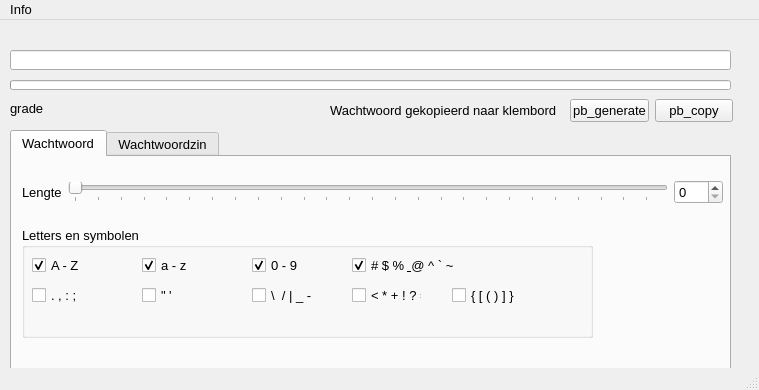
<?xml version="1.0" encoding="UTF-8"?>
<ui version="4.0">
 <class>MainWindow</class>
 <widget class="QMainWindow" name="MainWindow">
  <property name="geometry">
   <rect>
    <x>0</x>
    <y>0</y>
    <width>759</width>
    <height>390</height>
   </rect>
  </property>
  <property name="font">
   <font>
    <pointsize>10</pointsize>
   </font>
  </property>
  <property name="windowTitle">
   <string>MainWindow</string>
  </property>
  <widget class="QWidget" name="centralwidget">
   <widget class="QTabWidget" name="tabWidget">
    <property name="geometry">
     <rect>
      <x>10</x>
      <y>110</y>
      <width>721</width>
      <height>241</height>
     </rect>
    </property>
    <property name="font">
     <font>
      <pointsize>10</pointsize>
     </font>
    </property>
    <property name="currentIndex">
     <number>0</number>
    </property>
    <widget class="QWidget" name="tab_password">
     <attribute name="title">
      <string>Wachtwoord</string>
     </attribute>
     <widget class="QGroupBox" name="groupBox">
      <property name="geometry">
       <rect>
        <x>10</x>
        <y>70</y>
        <width>571</width>
        <height>111</height>
       </rect>
      </property>
      <property name="font">
       <font>
        <pointsize>10</pointsize>
       </font>
      </property>
      <property name="title">
       <string>Letters en symbolen</string>
      </property>
      <widget class="QCheckBox" name="check_symbols6">
       <property name="geometry">
        <rect>
         <x>430</x>
         <y>60</y>
         <width>70</width>
         <height>17</height>
        </rect>
       </property>
       <property name="statusTip">
        <string>ALT + 9</string>
       </property>
       <property name="text">
        <string>{ [ ( ) ] }</string>
       </property>
       <property name="shortcut">
        <string>Alt+9</string>
       </property>
      </widget>
      <widget class="QCheckBox" name="check_symbols5">
       <property name="geometry">
        <rect>
         <x>330</x>
         <y>60</y>
         <width>70</width>
         <height>17</height>
        </rect>
       </property>
       <property name="statusTip">
        <string>ALT + 8</string>
       </property>
       <property name="text">
        <string>&lt; * + ! ? =</string>
       </property>
       <property name="shortcut">
        <string>Alt+8</string>
       </property>
      </widget>
      <widget class="QCheckBox" name="check_numbers">
       <property name="geometry">
        <rect>
         <x>230</x>
         <y>30</y>
         <width>70</width>
         <height>17</height>
        </rect>
       </property>
       <property name="statusTip">
        <string>ALT + 3</string>
       </property>
       <property name="text">
        <string>0 - 9</string>
       </property>
       <property name="shortcut">
        <string>Alt+3</string>
       </property>
       <property name="checked">
        <bool>true</bool>
       </property>
      </widget>
      <widget class="QCheckBox" name="check_symbols1">
       <property name="geometry">
        <rect>
         <x>330</x>
         <y>30</y>
         <width>121</width>
         <height>17</height>
        </rect>
       </property>
       <property name="statusTip">
        <string>ALT + 4</string>
       </property>
       <property name="text">
        <string># $ % &amp; @ ^ ` ~</string>
       </property>
       <property name="shortcut">
        <string>Alt+4</string>
       </property>
       <property name="checked">
        <bool>true</bool>
       </property>
      </widget>
      <widget class="QCheckBox" name="check_symbols2">
       <property name="geometry">
        <rect>
         <x>10</x>
         <y>60</y>
         <width>70</width>
         <height>17</height>
        </rect>
       </property>
       <property name="statusTip">
        <string>ALT + 5</string>
       </property>
       <property name="text">
        <string>. , : ; </string>
       </property>
       <property name="shortcut">
        <string>Alt+5</string>
       </property>
      </widget>
      <widget class="QCheckBox" name="check_az_lower">
       <property name="geometry">
        <rect>
         <x>120</x>
         <y>30</y>
         <width>70</width>
         <height>17</height>
        </rect>
       </property>
       <property name="statusTip">
        <string>ALT + 2</string>
       </property>
       <property name="text">
        <string>a - z</string>
       </property>
       <property name="shortcut">
        <string>Alt+2</string>
       </property>
       <property name="checked">
        <bool>true</bool>
       </property>
      </widget>
      <widget class="QCheckBox" name="check_symbols4">
       <property name="geometry">
        <rect>
         <x>230</x>
         <y>60</y>
         <width>70</width>
         <height>17</height>
        </rect>
       </property>
       <property name="statusTip">
        <string>ALT + 7</string>
       </property>
       <property name="text">
        <string>\  / | _ -</string>
       </property>
       <property name="shortcut">
        <string>Alt+7</string>
       </property>
      </widget>
      <widget class="QCheckBox" name="check_az_capital">
       <property name="geometry">
        <rect>
         <x>10</x>
         <y>30</y>
         <width>70</width>
         <height>17</height>
        </rect>
       </property>
       <property name="statusTip">
        <string>ALT + 1</string>
       </property>
       <property name="text">
        <string>A - Z</string>
       </property>
       <property name="shortcut">
        <string>Alt+1</string>
       </property>
       <property name="checked">
        <bool>true</bool>
       </property>
      </widget>
      <widget class="QCheckBox" name="check_symbols3">
       <property name="geometry">
        <rect>
         <x>120</x>
         <y>60</y>
         <width>70</width>
         <height>17</height>
        </rect>
       </property>
       <property name="statusTip">
        <string>ALT + 6</string>
       </property>
       <property name="text">
        <string>&quot; '</string>
       </property>
       <property name="shortcut">
        <string>Alt+6</string>
       </property>
      </widget>
     </widget>
     <widget class="QWidget" name="gridLayoutWidget">
      <property name="geometry">
       <rect>
        <x>10</x>
        <y>10</y>
        <width>701</width>
        <height>51</height>
       </rect>
      </property>
      <layout class="QGridLayout" name="gridLayout">
       <item row="0" column="1">
        <widget class="QSlider" name="slider_password">
         <property name="autoFillBackground">
          <bool>false</bool>
         </property>
         <property name="minimum">
          <number>0</number>
         </property>
         <property name="maximum">
          <number>256</number>
         </property>
         <property name="pageStep">
          <number>10</number>
         </property>
         <property name="orientation">
          <enum>Qt::Horizontal</enum>
         </property>
         <property name="tickPosition">
          <enum>QSlider::TicksBelow</enum>
         </property>
         <property name="tickInterval">
          <number>10</number>
         </property>
        </widget>
       </item>
       <item row="0" column="0">
        <widget class="QLabel" name="lb_password_length">
         <property name="font">
          <font>
           <pointsize>10</pointsize>
          </font>
         </property>
         <property name="text">
          <string>Lengte</string>
         </property>
         <property name="margin">
          <number>5</number>
         </property>
        </widget>
       </item>
       <item row="0" column="2">
        <widget class="QSpinBox" name="spin_password">
         <property name="font">
          <font>
           <pointsize>10</pointsize>
          </font>
         </property>
         <property name="maximum">
          <number>256</number>
         </property>
         <property name="value">
          <number>0</number>
         </property>
        </widget>
       </item>
      </layout>
     </widget>
    </widget>
    <widget class="QWidget" name="tab_passphrase">
     <attribute name="title">
      <string>Wachtwoordzin</string>
     </attribute>
     <widget class="QWidget" name="formLayoutWidget">
      <property name="geometry">
       <rect>
        <x>10</x>
        <y>70</y>
        <width>351</width>
        <height>141</height>
       </rect>
      </property>
      <layout class="QFormLayout" name="formLayout">
       <item row="0" column="0">
        <widget class="QLabel" name="lb_passphrase_seperator">
         <property name="font">
          <font>
           <pointsize>10</pointsize>
          </font>
         </property>
         <property name="text">
          <string>Scheidingsteken</string>
         </property>
        </widget>
       </item>
       <item row="0" column="1">
        <widget class="QComboBox" name="combo_passphrase_seperator">
         <property name="font">
          <font>
           <pointsize>10</pointsize>
          </font>
         </property>
         <item>
          <property name="text">
           <string>.</string>
          </property>
         </item>
         <item>
          <property name="text">
           <string>-</string>
          </property>
         </item>
         <item>
          <property name="text">
           <string>*</string>
          </property>
         </item>
         <item>
          <property name="text">
           <string>_</string>
          </property>
         </item>
        </widget>
       </item>
       <item row="1" column="0">
        <widget class="QLabel" name="lb_passphrase_text">
         <property name="font">
          <font>
           <pointsize>10</pointsize>
          </font>
         </property>
         <property name="text">
          <string>Letter stijl</string>
         </property>
        </widget>
       </item>
       <item row="1" column="1">
        <widget class="QComboBox" name="combo_passphrase_text">
         <property name="font">
          <font>
           <pointsize>10</pointsize>
          </font>
         </property>
         <item>
          <property name="text">
           <string>kleine letters</string>
          </property>
         </item>
         <item>
          <property name="text">
           <string>HOOFDLETTERS</string>
          </property>
         </item>
         <item>
          <property name="text">
           <string>Eerste Letter Als Hoofdletter</string>
          </property>
         </item>
        </widget>
       </item>
       <item row="2" column="0">
        <widget class="QLabel" name="lb_passphrase_lang">
         <property name="font">
          <font>
           <pointsize>10</pointsize>
          </font>
         </property>
         <property name="text">
          <string>Woordenboek</string>
         </property>
        </widget>
       </item>
       <item row="2" column="1">
        <widget class="QComboBox" name="combo_passphrase_lang">
         <property name="font">
          <font>
           <pointsize>10</pointsize>
          </font>
         </property>
         <item>
          <property name="text">
           <string>Nederlands</string>
          </property>
         </item>
         <item>
          <property name="text">
           <string>English</string>
          </property>
         </item>
        </widget>
       </item>
       <item row="3" column="1">
        <widget class="QCheckBox" name="check_passphrase_numbers">
         <property name="font">
          <font>
           <pointsize>10</pointsize>
          </font>
         </property>
         <property name="text">
          <string>Eindigen met 4 cijfers</string>
         </property>
         <property name="checked">
          <bool>true</bool>
         </property>
        </widget>
       </item>
      </layout>
     </widget>
     <widget class="QWidget" name="gridLayoutWidget_2">
      <property name="geometry">
       <rect>
        <x>10</x>
        <y>10</y>
        <width>701</width>
        <height>51</height>
       </rect>
      </property>
      <layout class="QGridLayout" name="gridLayout_2">
       <item row="0" column="1">
        <widget class="QSlider" name="slider_passphrase">
         <property name="autoFillBackground">
          <bool>false</bool>
         </property>
         <property name="minimum">
          <number>1</number>
         </property>
         <property name="maximum">
          <number>10</number>
         </property>
         <property name="pageStep">
          <number>1</number>
         </property>
         <property name="orientation">
          <enum>Qt::Horizontal</enum>
         </property>
         <property name="tickPosition">
          <enum>QSlider::TicksBelow</enum>
         </property>
         <property name="tickInterval">
          <number>1</number>
         </property>
        </widget>
       </item>
       <item row="0" column="2">
        <widget class="QSpinBox" name="spin_passphrase">
         <property name="font">
          <font>
           <pointsize>10</pointsize>
          </font>
         </property>
         <property name="minimum">
          <number>1</number>
         </property>
         <property name="maximum">
          <number>10</number>
         </property>
        </widget>
       </item>
       <item row="0" column="0">
        <widget class="QLabel" name="lb_passphrase_length">
         <property name="font">
          <font>
           <pointsize>10</pointsize>
          </font>
         </property>
         <property name="text">
          <string>Aantal woorden</string>
         </property>
         <property name="margin">
          <number>5</number>
         </property>
        </widget>
       </item>
      </layout>
     </widget>
    </widget>
   </widget>
   <widget class="QLabel" name="lb_grade">
    <property name="geometry">
     <rect>
      <x>10</x>
      <y>80</y>
      <width>131</width>
      <height>16</height>
     </rect>
    </property>
    <property name="font">
     <font>
      <pointsize>10</pointsize>
     </font>
    </property>
    <property name="text">
     <string>grade</string>
    </property>
   </widget>
   <widget class="QLineEdit" name="line_generated_password">
    <property name="geometry">
     <rect>
      <x>10</x>
      <y>30</y>
      <width>721</width>
      <height>20</height>
     </rect>
    </property>
    <property name="font">
     <font>
      <pointsize>10</pointsize>
     </font>
    </property>
   </widget>
   <widget class="QProgressBar" name="progress_password_strength">
    <property name="geometry">
     <rect>
      <x>10</x>
      <y>60</y>
      <width>721</width>
      <height>10</height>
     </rect>
    </property>
    <property name="value">
     <number>0</number>
    </property>
    <property name="textVisible">
     <bool>false</bool>
    </property>
    <property name="format">
     <string>%p%</string>
    </property>
   </widget>
   <widget class="QWidget" name="horizontalLayoutWidget">
    <property name="geometry">
     <rect>
      <x>570</x>
      <y>70</y>
      <width>163</width>
      <height>41</height>
     </rect>
    </property>
    <layout class="QHBoxLayout" name="horizontalLayout">
     <item>
      <widget class="QPushButton" name="pb_generate">
       <property name="font">
        <font>
         <pointsize>10</pointsize>
        </font>
       </property>
       <property name="statusTip">
        <string>Genereer wachtwoord (Enter)</string>
       </property>
       <property name="text">
        <string>pb_generate</string>
       </property>
       <property name="shortcut">
        <string>Return</string>
       </property>
      </widget>
     </item>
     <item>
      <widget class="QPushButton" name="pb_copy">
       <property name="font">
        <font>
         <pointsize>10</pointsize>
        </font>
       </property>
       <property name="statusTip">
        <string>Kopieer wachtwoord (Ctrl + C)</string>
       </property>
       <property name="text">
        <string>pb_copy</string>
       </property>
       <property name="shortcut">
        <string>Ctrl+C</string>
       </property>
       <property name="checked">
        <bool>false</bool>
       </property>
      </widget>
     </item>
    </layout>
   </widget>
   <widget class="QLabel" name="lb_copy_password">
    <property name="geometry">
     <rect>
      <x>330</x>
      <y>80</y>
      <width>231</width>
      <height>21</height>
     </rect>
    </property>
    <property name="font">
     <font>
      <pointsize>10</pointsize>
     </font>
    </property>
    <property name="text">
     <string>Wachtwoord gekopieerd naar klembord</string>
    </property>
   </widget>
  </widget>
  <widget class="QMenuBar" name="menubar">
   <property name="geometry">
    <rect>
     <x>0</x>
     <y>0</y>
     <width>759</width>
     <height>21</height>
    </rect>
   </property>
   <widget class="QMenu" name="menuInfo">
    <property name="title">
     <string>Info</string>
    </property>
    <addaction name="action_about"/>
   </widget>
   <addaction name="menuInfo"/>
  </widget>
  <widget class="QStatusBar" name="statusbar"/>
  <action name="action_about">
   <property name="text">
    <string>Over deze applicatie</string>
   </property>
   <property name="shortcut">
    <string>Ctrl+I</string>
   </property>
  </action>
 </widget>
 <resources/>
 <connections/>
</ui>
